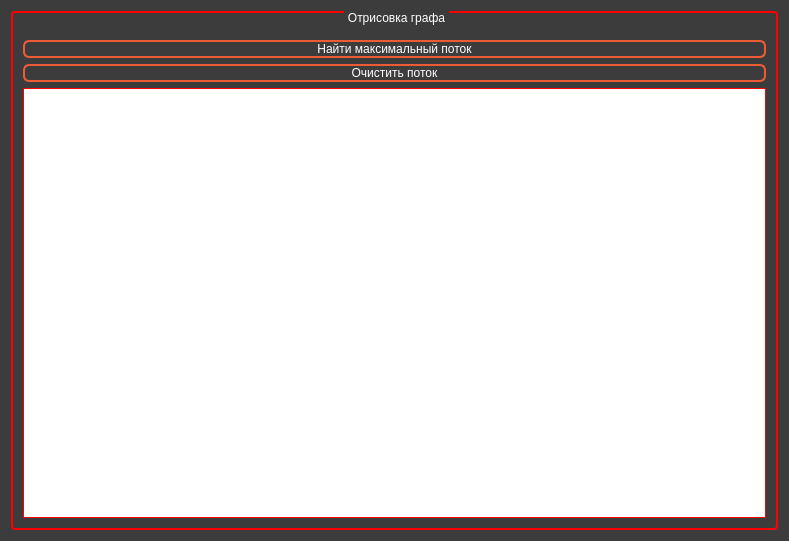
<?xml version="1.0" encoding="UTF-8"?>
<ui version="4.0">
 <class>GraphWindow</class>
 <widget class="QWidget" name="GraphWindow">
  <property name="windowModality">
   <enum>Qt::ApplicationModal</enum>
  </property>
  <property name="geometry">
   <rect>
    <x>0</x>
    <y>0</y>
    <width>789</width>
    <height>541</height>
   </rect>
  </property>
  <property name="minimumSize">
   <size>
    <width>450</width>
    <height>350</height>
   </size>
  </property>
  <property name="windowTitle">
   <string>Form</string>
  </property>
  <property name="styleSheet">
   <string notr="true">background-color: rgb(60,60,60);
color: white;</string>
  </property>
  <layout class="QGridLayout" name="gridLayout">
   <item row="0" column="0">
    <widget class="QGroupBox" name="groupBox">
     <property name="styleSheet">
      <string notr="true">QGroupBox {
	font: 16pt &quot;Candara&quot;;
     border: 2px solid red;
     border-radius: 4px;
     margin-top: 6ex; /* оставляем пространство вверху для заголовка */
 }

 QGroupBox::title {
     subcontrol-origin: margin;
     subcontrol-position: top center; /* помещаем вверху по центру */
     padding: 0 2px;
     
	color:white;
	
}</string>
     </property>
     <property name="title">
      <string>Отрисовка графа</string>
     </property>
     <layout class="QVBoxLayout" name="verticalLayout">
      <item>
       <widget class="QPushButton" name="pushButton">
        <property name="styleSheet">
         <string notr="true">QPushButton {
	 border: 2px solid #ed5b35;
     border-radius: 6px;
	 background-color: qlineargradient(x1: 0, y1: 0, x2: 0, y2: 1,
                                       stop: 0 #262626, stop: 1 #161616);
	font: 150 14pt &quot;Candara&quot;;
    color: white;
	
 }</string>
        </property>
        <property name="text">
         <string>Найти максимальный поток</string>
        </property>
       </widget>
      </item>
      <item>
       <widget class="QPushButton" name="pushButton_2">
        <property name="styleSheet">
         <string notr="true">QPushButton {
	 border: 2px solid #ed5b35;
     border-radius: 6px;
	 background-color: qlineargradient(x1: 0, y1: 0, x2: 0, y2: 1,
                                       stop: 0 #262626, stop: 1 #161616);
	font: 150 14pt &quot;Candara&quot;;
    color: white;
	
 }</string>
        </property>
        <property name="text">
         <string>Очистить поток</string>
        </property>
       </widget>
      </item>
      <item>
       <widget class="MGraphView" name="main_graph" native="true">
        <property name="styleSheet">
         <string notr="true">background-color: white;
border: 1px solid red;
color: black;
font: 150 14pt &quot;Candara&quot;;
text-align: center;</string>
        </property>
       </widget>
      </item>
     </layout>
    </widget>
   </item>
  </layout>
 </widget>
 <customwidgets>
  <customwidget>
   <class>MGraphView</class>
   <extends>QWidget</extends>
   <header>mgraphview.h</header>
   <container>1</container>
  </customwidget>
 </customwidgets>
 <resources/>
 <connections/>
</ui>
